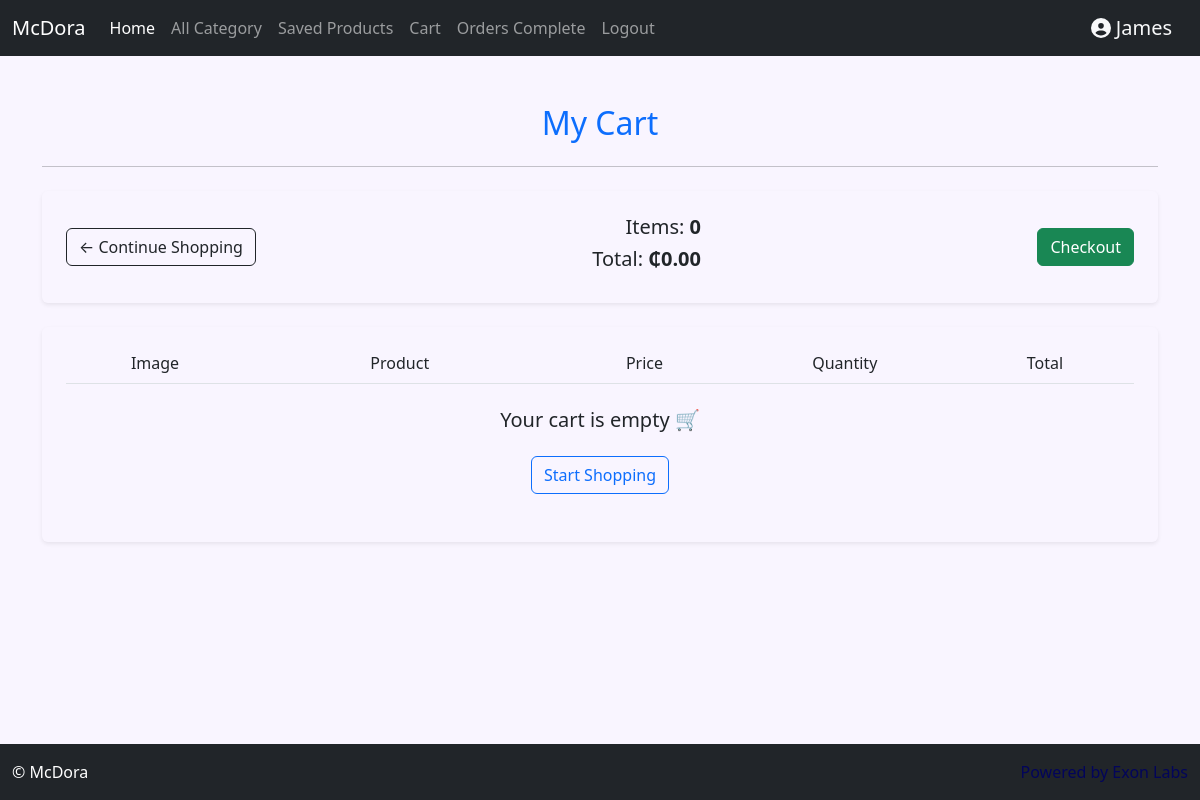
Before: /cart/ (signed in) with the older database file.
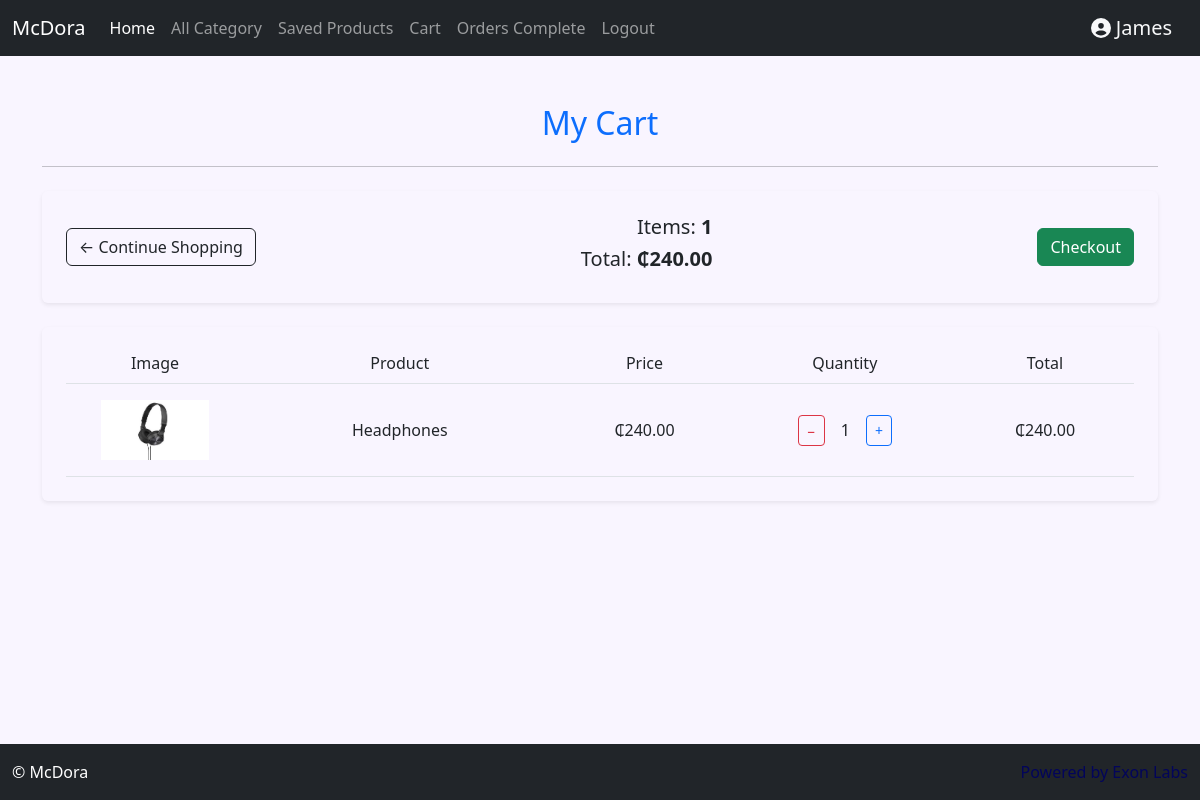
After: the same page with the newer database file.
### store/models.py (models this page shows, shortened)
class Cart(models.Model):
    created_at = models.DateTimeField(auto_now_add=True)
    complete = models.BooleanField(default=False)
    customer = models.ForeignKey('Customer', on_delete=models.CASCADE, null=True, blank=True)
    @property
    def cart_total_price(self):
        return sum(item.item_total_price for item in self.cartitem_set.all())
    @property
    def cart_total_items(self):
        return sum(item.quantity for item in self.cartitem_set.all())

class CartItem(models.Model):
    product = models.ForeignKey(Product, on_delete=models.CASCADE, null=True)
    cart = models.ForeignKey(Cart, on_delete=models.CASCADE, null=True)
    quantity = models.IntegerField(default=0, null=True)
    @property
    def item_total_price(self):
        return self.product.price * self.quantity

class Product(models.Model):
    name = models.CharField(max_length=100, null=True)
    description = models.TextField(null=True)
    category = models.ForeignKey(Category, on_delete=models.SET_NULL, related_name='products', null=True)
    brand = models.ForeignKey(Brand, on_delete=models.SET_NULL, related_name='products', null=True)
    product_status = models.ForeignKey(ProductStatus, on_delete=models.SET_NULL, null=True)
    image = models.ImageField(upload_to= 'products/', null=True, blank=True)
    product_document = models.ForeignKey(ProductDocument, on_delete=models.SET_NULL, null=True, blank=True)
    price = models.DecimalField(max_digits=10, decimal_places=2, null=True)
    date_created = models.DateTimeField(auto_now_add=True, null=True)
    creator = models.ForeignKey(User, on_delete=models.SET_NULL, null=True)

### store/views.py (the view)
# urls.py: path('cart/', views.cart, name='cart'),
@login_required(login_url="login")
def cart(request):
    if not request.user.is_authenticated:
        messages.error(request, 'You must be logged in to view the cart.')
        return redirect('login')
    customer = getattr(request.user, 'customer', None)
    if customer:
        cart = Cart.objects.filter(customer=customer, complete=False).first()
        if not cart:
            cart = Cart.objects.create(customer=customer, complete=False)
        items = CartItem.objects.select_related('product').filter(cart=cart)
    else:
        messages.error(request, 'Please login.')
        return redirect('login')
    context = {'cart': cart, 'items': items}
    return render(request, 'cart.html', context)

### store/templates/cart.html (shortened to what this page needs)
{% extends 'base.html' %}
{% block content %}
<div class="container my-5">
    <div class="row">
        <div class="col-lg-12 text-center">
            <h2 class="font-weight-bold text-primary">My Cart</h2>
            <hr class="my-4">
        </div>
    </div>
    <div class="row">
        <div class="col-lg-12">
            <div class="box-element shadow-sm p-4 rounded d-flex justify-content-between align-items-center">
                <a class="btn btn-outline-dark" href="{% url 'home' %}">&#x2190; Continue Shopping</a>
                <div class="text-end">
                    <h5>Items: <strong>{{ cart.cart_total_items }}</strong></h5>
                    <h5>Total: <strong>₵{{ cart.cart_total_price|floatformat:2 }}</strong></h5>
                </div>
                <a class="btn btn-success" href="{% url 'checkout' %}">Checkout</a>
            </div>
        </div>
    </div>
    <br>
    <div class="box-element shadow-sm p-4 rounded">
        <div class="cart-row d-flex justify-content-between font-weight-bold text-center border-bottom pb-2">
            <div class="col-2">Image</div>
            <div class="col-3">Product</div>
            <div class="col-2">Price</div>
            <div class="col-2">Quantity</div>
            <div class="col-2">Total</div>
        </div>
        {% for item in items %}
        <div class="cart-row d-flex justify-content-between align-items-center text-center py-3 border-bottom">
            <div class="col-2">
                 {% if item.product.image %}
                <img src="{{ item.product.image.url }}" alt="{{ item.product.name }}" style="max-height: 60px;">
            {% else %}
                <span>No image</span>
            {% endif %}
            </div>
            <div class="col-3">
                <p class="mb-0">{{ item.product.name }}</p>
            </div>
            <div class="col-2">
                <p class="mb-0">₵{{ item.product.price }}</p>
            </div>
            <div class="col-2">
                <div class="d-flex justify-content-center align-items-center">
                    <form action="{% url 'remove_from_cart' id=item.product.id %}" method="POST" class="me-2">
                        <button type="submit" class="btn btn-outline-danger btn-sm">−</button>
                    </form>
                    <span class="mx-2">{{ item.quantity }}</span>
                    <form action="{% url 'increase_quantity' id=item.product.id %}" method="POST" class="ms-2">
                        <button type="submit" class="btn btn-outline-primary btn-sm">+</button>
                    </form>
                </div>
            </div>
            <div class="col-2">
                <p class="mb-0">₵{{ item.item_total_price|floatformat:2 }}</p>
            </div>
        </div>
        {% empty %}
        <div class="text-center my-4">
            <h5>Your cart is empty 🛒</h5>
            <a href="{% url 'home' %}" class="btn btn-outline-primary mt-3">Start Shopping</a>
        </div>
        {% endfor %}
    </div>
</div>
{% endblock content %}

Changed rows visible on the page:
computed for Cart: cart_total_items "0" → "1"; cart_total_price "0.00" → "240.00"
added CartItem: product.image (picture), product.name "Headphones", product.price "240.00", quantity "1", item_total_price "240.00"
Other visible differences:
text no longer shown: "Your cart is empty 🛒 Start Shopping"
